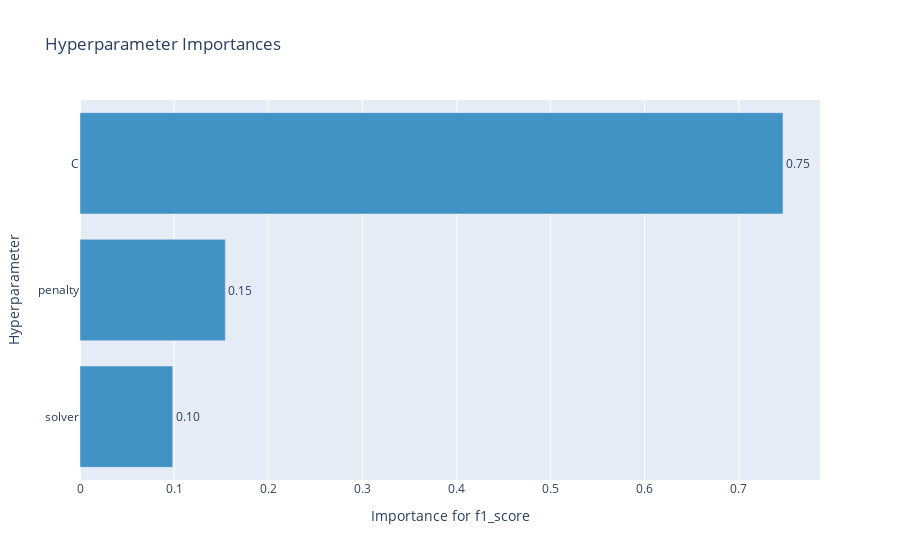

Notebook source saved alongside this figure:
### Code cell
optuna.visualization.plot_param_importances(study, target_name="f1_score")

### Figure 1 — Plotly figure (JSON) as saved in the notebook; plotly's stock layout.template omitted (floating-point values rounded to 4 significant figures)
{"data": [{"cliponaxis": false, "hovertemplate": ["solver (CategoricalDistribution): 0.09854550161246718<extra></extra>", "penalty (CategoricalDistribution): 0.1544253925898951<extra></extra>", "C (UniformDistribution): 0.7470291057976377<extra></extra>"], "marker": {"color": "rgb(66,146,198)"}, "orientation": "h", "text": ["0.09854550161246718", "0.1544253925898951", "0.7470291057976377"], "textposition": "outside", "texttemplate": "%{text:.2f}", "type": "bar", "x": [0.09855, 0.1544, 0.747], "y": ["solver", "penalty", "C"]}], "layout": {"showlegend": false, "title": {"text": "Hyperparameter Importances"}, "xaxis": {"title": {"text": "Importance for f1_score"}}, "yaxis": {"title": {"text": "Hyperparameter"}}}}
